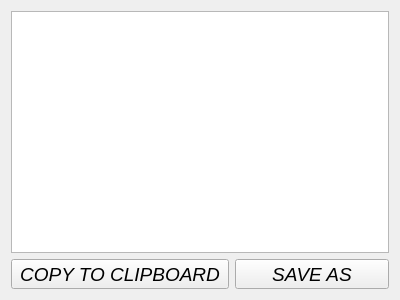
<?xml version="1.0" encoding="UTF-8"?>
<ui version="4.0">
    <class>MolFileEditor</class>
    <widget class="QWidget" name="MolFileEditor">
        <property name="geometry">
            <rect>
                <x>0</x>
                <y>0</y>
                <width>400</width>
                <height>300</height>
            </rect>
        </property>
        <property name="windowTitle">
            <string>Mol Format FileDialog</string>
        </property>
        <layout class="QVBoxLayout" name="verticalLayout" stretch="10,1">
            <item>
                <widget class="QTextEdit" name="textEdit">
                    <property name="font">
                        <font>
                            <family>Arial</family>
                            <pointsize>13</pointsize>
                        </font>
                    </property>
                </widget>
            </item>
            <item>
                <layout class="QHBoxLayout" name="horizontalLayout" stretch="1,1">
                    <item>
                        <widget class="QToolButton" name="copyBtn">
                            <property name="sizePolicy">
                                <sizepolicy hsizetype="Preferred" vsizetype="Preferred">
                                    <horstretch>0</horstretch>
                                    <verstretch>0</verstretch>
                                </sizepolicy>
                            </property>
                            <property name="font">
                                <font>
                                    <family>Arial</family>
                                    <pointsize>14</pointsize>
                                    <weight>50</weight>
                                    <italic>true</italic>
                                    <bold>false</bold>
                                </font>
                            </property>
                            <property name="text">
                                <string>COPY TO CLIPBOARD</string>
                            </property>
                        </widget>
                    </item>
                    <item>
                        <widget class="QToolButton" name="saveBtn">
                            <property name="sizePolicy">
                                <sizepolicy hsizetype="Preferred" vsizetype="Preferred">
                                    <horstretch>0</horstretch>
                                    <verstretch>0</verstretch>
                                </sizepolicy>
                            </property>
                            <property name="font">
                                <font>
                                    <family>Arial</family>
                                    <pointsize>14</pointsize>
                                    <weight>50</weight>
                                    <italic>true</italic>
                                    <bold>false</bold>
                                </font>
                            </property>
                            <property name="text">
                                <string>SAVE AS</string>
                            </property>
                        </widget>
                    </item>
                </layout>
            </item>
        </layout>
    </widget>
    <resources/>
    <connections/>
</ui>
